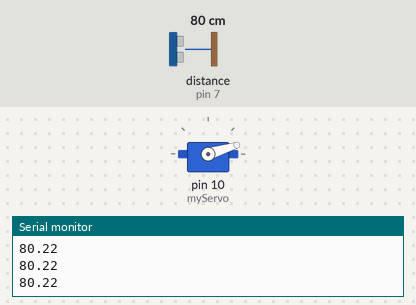
Recording of a sketch running on a simulated Arduino Uno, built with avr-gcc and run on an emulated ATmega328P. Shown: servo, the last lines printed to the serial monitor. The test bench sets the inputs (shaded band); at power-on: distance to the obstacle (sensor on pin 7) 80 cm. The echo pulse lasts 58.3 µs per cm.

Above: at 5.95 s.
6.0 s: distance to the obstacle (sensor on pin 7) set to 2 cm
At 6.56 s:
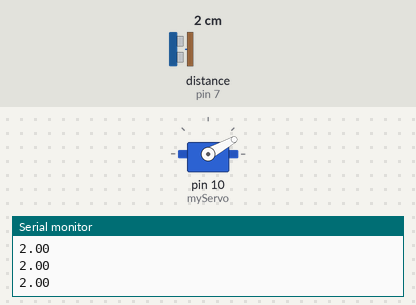
12.0 s: distance to the obstacle (sensor on pin 7) set to 299 cm
At 15.3 s:
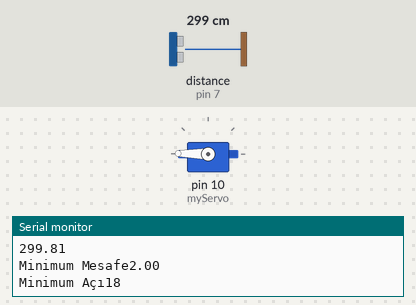
Timing chart, 0 to 16.8 s (numbered marks = the images above; inputs shaded):
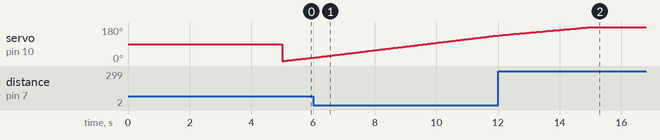

The sketch:

servo_hcsr04_minVal.ino
```cpp
#include <Servo.h>
Servo myServo;
int sayac = 0;

int trigpin = 6;
int echopin = 7;
float zaman = 0;
float dist = 0;

float minDist = 2000;
int minAngle = 500;

void setup() {
  // put your setup code here, to run once:
  myServo.attach(10);
  pinMode(trigpin, OUTPUT);
  pinMode(echopin, INPUT);
  Serial.begin(115200);
}

void loop() {
  // put your main code here, to run repeatedly:
  Serial.print("Başlıyor");
  delay(5000);
  for(int i=0; i<180; i++)
  {
    myServo.write(i);
    delay(50);

    digitalWrite(trigpin, LOW);
    delayMicroseconds(2);
    digitalWrite(trigpin, HIGH);
    delayMicroseconds(10);
    digitalWrite(trigpin, LOW);

    zaman = pulseIn(echopin, HIGH);
    dist = (zaman/2)*0.0344;
    Serial.println(String(dist));

    if(dist < minDist) {
      minDist = dist;
      minAngle = i;
    }
  }
Serial.print("Minimum Mesafe");
Serial.println(String(minDist));
Serial.print("Minimum Açı");
Serial.println(String(minAngle));

delay(60000);

  for(int i=180; i>0; i--)
  {
    myServo.write(i);
    delay(50);

    digitalWrite(trigpin, LOW);
    delayMicroseconds(2);
    digitalWrite(trigpin, HIGH);
    delayMicroseconds(10);
    digitalWrite(trigpin, LOW);

    zaman = pulseIn(echopin, HIGH);
    dist = (zaman/2)*0.0344;
    Serial.println(String(dist));
  }
}
```
